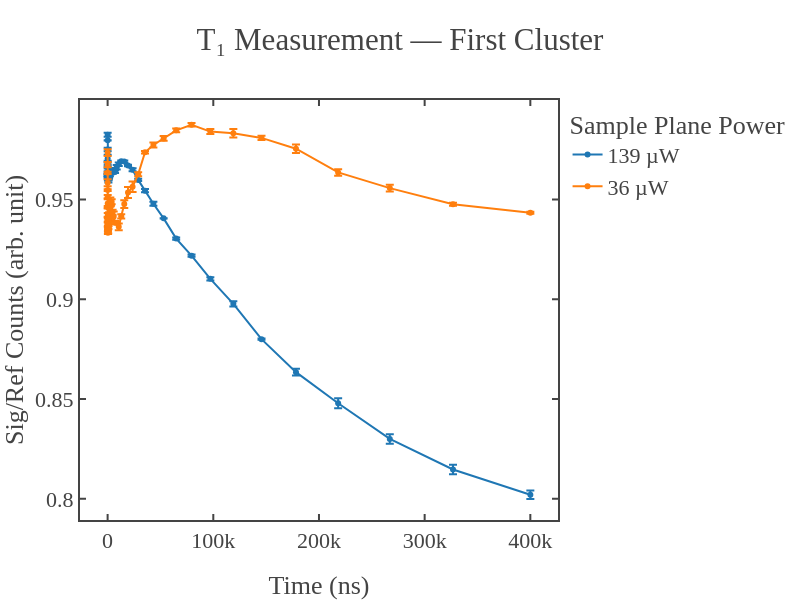
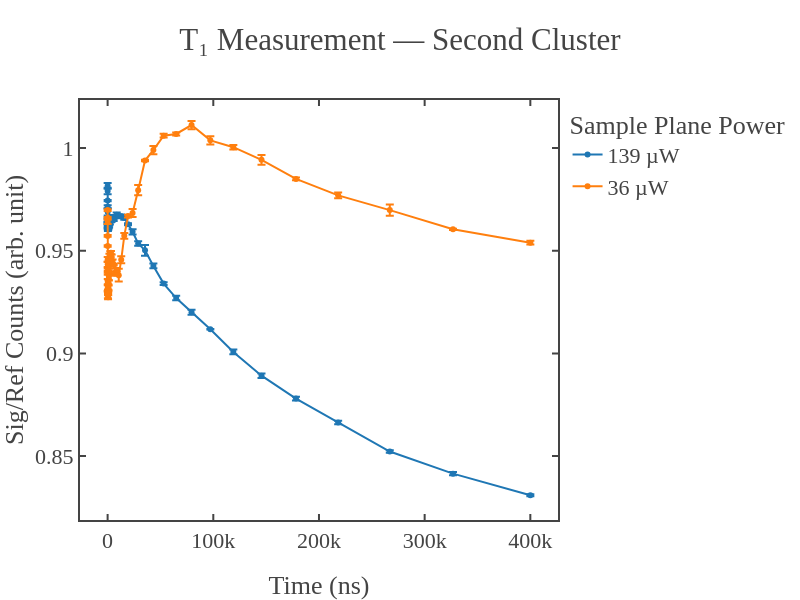
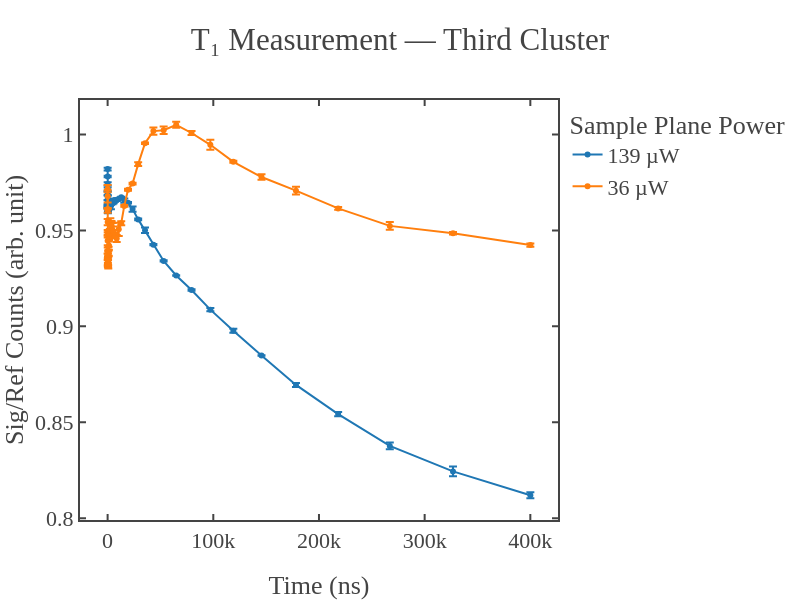
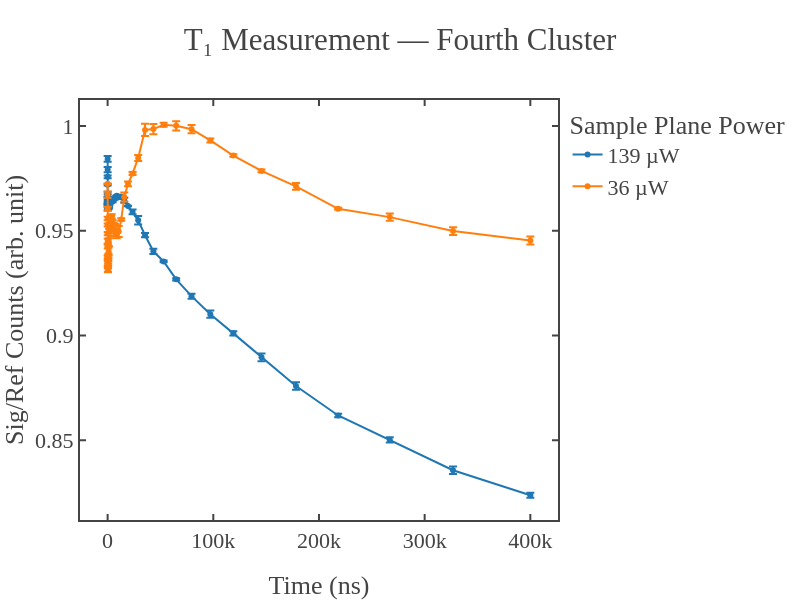

The notebook cell saved with these charts, in order:
### Code cell
import os
import numpy as np
import plotly.graph_objects as go

# --- Signal Processing Function ---
def signal(data, samples, first='reference'):
    data_shape = data.shape[0]
    steps = int(data_shape / (2 * samples))

    if first.lower() == 'reference':
        reference_samples = np.mean(np.reshape(data[::2], (steps, samples)), axis=1)
        signal_samples = np.mean(np.reshape(data[1::2], (steps, samples)), axis=1)
    elif first.lower() == 'signal':
        signal_samples = np.mean(np.reshape(data[::2], (steps, samples)), axis=1)
        reference_samples = np.mean(np.reshape(data[1::2], (steps, samples)), axis=1)
    else:
        raise ValueError("`first` must be either 'reference' or 'signal'")

    signal_photon = signal_samples / reference_samples
    return signal_photon, reference_samples, signal_samples

# --- Wrapper to Process NPZ ---
def data_to_time_signal(data, samples, first='reference'):
    time = data['time_axis']
    signal_photon, reference_samples, signal_samples = signal(data['avg_data'], samples, first=first)
    return time, signal_photon, reference_samples, signal_samples

# --- Plotly Template ---
fig_template = go.layout.Template()
fig_template.layout = {
    'template': 'simple_white+presentation',
    'autosize': False,
    'width': 800,
    'height': 600,
    'xaxis': {
        'ticks': 'inside',
        'mirror': 'ticks',
        'linewidth': 2.0,
        'tickwidth': 2.0,
        'ticklen': 6,
        'showline': True,
        'showgrid': False,
        'zerolinecolor': 'white',
    },
    'yaxis': {
        'ticks': 'inside',
        'mirror': 'ticks',
        'linewidth': 2.0,
        'tickwidth': 2.0,
        'ticklen': 6,
        'showline': True,
        'showgrid': False,
        'zerolinecolor': 'white'
    },
    'font': {
        'family': 'mathjax',
        'size': 22,
    }
}

# --- Calibration Dictionary (source mW → sample µW) ---
calibration = {
    1: 13,
    3: 36,
    4: 47,
    5: 64,
    7: 79,
    9: 104,
    11: 139,
    13: 167,
    15: 191,
    17: 209
}

# --- Parameters ---
samples = 2000
base_folder_root = r"C:\Users\Administrator\OneDrive\Desktop\Atanu_experiments\T1_measurements\codes\data\2025\Oct_10"
pulse_folder = "l_50.0us"
systematic_path = r"systematic\a_5\s_2000"
cluster_folders = ['first cluster', 'second cluster', 'third cluster', 'fourth cluster', 'fifth cluster']
power_folders = ['p_11mW', 'p_3mW']

# --- Loop through each cluster ---
for cluster_name in cluster_folders:
    print(f"\nProcessing: {cluster_name}")
    
    # --- Initialize a new figure for each cluster ---
    fig = go.Figure()

    for power_folder in power_folders:
        # Extract numeric source power (e.g., "11" from "p_11mW")
        try:
            source_power_mW = int(power_folder.split('_')[1].replace('mW', ''))
        except (IndexError, ValueError):
            print(f"Could not extract power from folder name: {power_folder}")
            continue

        # Convert to sample power using calibration
        sample_power_uW = calibration.get(source_power_mW, None)
        if sample_power_uW is None:
            print(f"No calibration available for {source_power_mW} mW. Skipping.")
            continue

        # Construct full path
        cluster_path = os.path.join(base_folder_root, cluster_name)
        folder_path = os.path.join(cluster_path, power_folder, pulse_folder, systematic_path)
        if not os.path.exists(folder_path):
            print(f"Folder does not exist: {folder_path}")
            continue

        # Load NPZ files
        npz_files = sorted([f for f in os.listdir(folder_path) if f.endswith('.npz')])
        if len(npz_files) < 3:
            print(f"Less than 3 datasets found in {folder_path}. Skipping.")
            continue

        signal_photon_list = []
        time_axis = None

        for npz_file in npz_files[:3]:
            npz_path = os.path.join(folder_path, npz_file)
            data = dict(np.load(npz_path))
            time_axis, signal_photon, _, _ = data_to_time_signal(data, samples, first='signal')
            signal_photon_list.append(signal_photon[1:])  # Skip first point

        signal_array = np.vstack(signal_photon_list)
        mean_signal = np.mean(signal_array, axis=0)
        std_signal = np.std(signal_array, axis=0)

        fig.add_trace(go.Scatter(
            x=time_axis[1:],  # Skip first point
            y=mean_signal,
            mode='markers+lines',
            name=f'{sample_power_uW} µW',
            error_y=dict(
                type='data',
                array=std_signal,
                visible=True
            )
        ))

    # --- Final Plot Layout ---
    fig.update_layout(
        template=fig_template,
        xaxis_title='Time (ns)',
        yaxis_title='Sig/Ref Counts (arb. unit)',
        legend_title='Sample Plane Power',
        title=f"T₁ Measurement — {cluster_name.title()}",
        width=800,
        height=600
    )

    # --- Show Plot ---
    fig.show()

    # --- Save HTML ---
    filename_suffix = "_".join([
        f"{calibration[int(p.split('_')[1].replace('mW', ''))]}uW"
        for p in power_folders
        if int(p.split('_')[1].replace('mW', '')) in calibration
    ])
    safe_cluster_name = cluster_name.replace(" ", "_").lower()
    output_path = os.path.join(base_folder_root, cluster_name, f"t1_plot_{safe_cluster_name}_{filename_suffix}.html")
    fig.write_html(output_path)
    print(f"Plot saved to: {output_path}")
